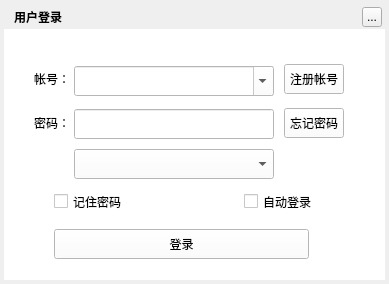
<?xml version="1.0" encoding="UTF-8"?>
<ui version="4.0">
 <class>MusicUserDialog</class>
 <widget class="QWidget" name="MusicUserDialog">
  <property name="geometry">
   <rect>
    <x>0</x>
    <y>0</y>
    <width>389</width>
    <height>284</height>
   </rect>
  </property>
  <property name="windowTitle">
   <string>用户登录</string>
  </property>
  <property name="styleSheet">
   <string notr="true"/>
  </property>
  <widget class="QLabel" name="background">
   <property name="geometry">
    <rect>
     <x>4</x>
     <y>4</y>
     <width>381</width>
     <height>276</height>
    </rect>
   </property>
   <property name="text">
    <string/>
   </property>
  </widget>
  <widget class="QLabel" name="topTitleName">
   <property name="geometry">
    <rect>
     <x>14</x>
     <y>4</y>
     <width>80</width>
     <height>25</height>
    </rect>
   </property>
   <property name="styleSheet">
    <string notr="true">color:&quot;#FFFFFF&quot;;font-weight:bold</string>
   </property>
   <property name="text">
    <string>用户登录</string>
   </property>
  </widget>
  <widget class="QToolButton" name="topTitleCloseButton">
   <property name="geometry">
    <rect>
     <x>362</x>
     <y>7</y>
     <width>20</width>
     <height>20</height>
    </rect>
   </property>
   <property name="text">
    <string>...</string>
   </property>
  </widget>
  <widget class="QStackedWidget" name="stackedWidget">
   <property name="enabled">
    <bool>true</bool>
   </property>
   <property name="geometry">
    <rect>
     <x>4</x>
     <y>29</y>
     <width>381</width>
     <height>251</height>
    </rect>
   </property>
   <property name="styleSheet">
    <string notr="true">background:white;</string>
   </property>
   <property name="currentIndex">
    <number>0</number>
   </property>
   <widget class="QWidget" name="one">
    <widget class="QLabel" name="usernameLabel">
     <property name="geometry">
      <rect>
       <x>30</x>
       <y>35</y>
       <width>40</width>
       <height>30</height>
      </rect>
     </property>
     <property name="text">
      <string>帐号：</string>
     </property>
    </widget>
    <widget class="QLabel" name="passwdLabel">
     <property name="geometry">
      <rect>
       <x>30</x>
       <y>79</y>
       <width>40</width>
       <height>30</height>
      </rect>
     </property>
     <property name="text">
      <string>密码：</string>
     </property>
    </widget>
    <widget class="QComboBox" name="userComboBox">
     <property name="geometry">
      <rect>
       <x>70</x>
       <y>37</y>
       <width>200</width>
       <height>30</height>
      </rect>
     </property>
     <property name="styleSheet">
      <string notr="true"/>
     </property>
     <property name="editable">
      <bool>true</bool>
     </property>
    </widget>
    <widget class="QLineEdit" name="passwLineEdit">
     <property name="enabled">
      <bool>true</bool>
     </property>
     <property name="geometry">
      <rect>
       <x>70</x>
       <y>80</y>
       <width>200</width>
       <height>30</height>
      </rect>
     </property>
     <property name="styleSheet">
      <string notr="true"/>
     </property>
     <property name="echoMode">
      <enum>QLineEdit::Password</enum>
     </property>
    </widget>
    <widget class="QPushButton" name="forgotPwdButton">
     <property name="geometry">
      <rect>
       <x>280</x>
       <y>79</y>
       <width>60</width>
       <height>30</height>
      </rect>
     </property>
     <property name="text">
      <string>忘记密码</string>
     </property>
    </widget>
    <widget class="QPushButton" name="registerButton">
     <property name="geometry">
      <rect>
       <x>280</x>
       <y>35</y>
       <width>60</width>
       <height>30</height>
      </rect>
     </property>
     <property name="text">
      <string>注册帐号</string>
     </property>
    </widget>
    <widget class="QCheckBox" name="rememberPwd">
     <property name="geometry">
      <rect>
       <x>50</x>
       <y>165</y>
       <width>90</width>
       <height>15</height>
      </rect>
     </property>
     <property name="text">
      <string>记住密码</string>
     </property>
    </widget>
    <widget class="QCheckBox" name="automaticLogin">
     <property name="geometry">
      <rect>
       <x>240</x>
       <y>165</y>
       <width>90</width>
       <height>15</height>
      </rect>
     </property>
     <property name="text">
      <string>自动登录</string>
     </property>
    </widget>
    <widget class="QPushButton" name="loginButton">
     <property name="geometry">
      <rect>
       <x>50</x>
       <y>200</y>
       <width>255</width>
       <height>30</height>
      </rect>
     </property>
     <property name="text">
      <string>登录</string>
     </property>
    </widget>
    <widget class="QComboBox" name="serverComboBox">
     <property name="geometry">
      <rect>
       <x>70</x>
       <y>120</y>
       <width>200</width>
       <height>30</height>
      </rect>
     </property>
    </widget>
   </widget>
   <widget class="QWidget" name="two">
    <widget class="QLabel" name="usernameRegisterLabel">
     <property name="geometry">
      <rect>
       <x>35</x>
       <y>40</y>
       <width>61</width>
       <height>25</height>
      </rect>
     </property>
     <property name="text">
      <string>注册帐号：</string>
     </property>
    </widget>
    <widget class="QLabel" name="mailLabel">
     <property name="geometry">
      <rect>
       <x>35</x>
       <y>100</y>
       <width>61</width>
       <height>25</height>
      </rect>
     </property>
     <property name="text">
      <string>邮箱地址：</string>
     </property>
    </widget>
    <widget class="MusicUserLineEdit" name="registerMailLine">
     <property name="geometry">
      <rect>
       <x>105</x>
       <y>98</y>
       <width>210</width>
       <height>30</height>
      </rect>
     </property>
    </widget>
    <widget class="MusicUserLineEdit" name="registerUserLine">
     <property name="geometry">
      <rect>
       <x>105</x>
       <y>35</y>
       <width>210</width>
       <height>30</height>
      </rect>
     </property>
     <property name="styleSheet">
      <string notr="true">QLineEdit::hover{ border: 2px solid #AAAAFF;}</string>
     </property>
    </widget>
    <widget class="QLabel" name="registerUserLineR">
     <property name="geometry">
      <rect>
       <x>110</x>
       <y>70</y>
       <width>200</width>
       <height>20</height>
      </rect>
     </property>
     <property name="text">
      <string>4-20个字母、数字和符号组成</string>
     </property>
    </widget>
    <widget class="QLabel" name="registerMailLineR">
     <property name="geometry">
      <rect>
       <x>110</x>
       <y>133</y>
       <width>200</width>
       <height>20</height>
      </rect>
     </property>
     <property name="text">
      <string>请填写正确的邮箱地址</string>
     </property>
    </widget>
    <widget class="QLabel" name="registerPwdLineR">
     <property name="geometry">
      <rect>
       <x>110</x>
       <y>195</y>
       <width>180</width>
       <height>20</height>
      </rect>
     </property>
     <property name="text">
      <string>6-16个字母、数字和符号组成</string>
     </property>
    </widget>
    <widget class="QLabel" name="registerPwdCLineR">
     <property name="geometry">
      <rect>
       <x>110</x>
       <y>255</y>
       <width>180</width>
       <height>20</height>
      </rect>
     </property>
     <property name="text">
      <string>6-16个字母、数字和符号组成</string>
     </property>
    </widget>
    <widget class="MusicUserLineEdit" name="registerPwdLine">
     <property name="geometry">
      <rect>
       <x>105</x>
       <y>160</y>
       <width>210</width>
       <height>30</height>
      </rect>
     </property>
     <property name="text">
      <string/>
     </property>
     <property name="echoMode">
      <enum>QLineEdit::Password</enum>
     </property>
    </widget>
    <widget class="MusicUserLineEdit" name="registerPwdCLine">
     <property name="geometry">
      <rect>
       <x>105</x>
       <y>220</y>
       <width>210</width>
       <height>30</height>
      </rect>
     </property>
     <property name="text">
      <string/>
     </property>
     <property name="echoMode">
      <enum>QLineEdit::Password</enum>
     </property>
    </widget>
    <widget class="QLabel" name="passwdLable">
     <property name="geometry">
      <rect>
       <x>35</x>
       <y>162</y>
       <width>61</width>
       <height>25</height>
      </rect>
     </property>
     <property name="text">
      <string>设置密码：</string>
     </property>
    </widget>
    <widget class="QLabel" name="passwdCLabel">
     <property name="geometry">
      <rect>
       <x>35</x>
       <y>223</y>
       <width>61</width>
       <height>25</height>
      </rect>
     </property>
     <property name="text">
      <string>确认密码：</string>
     </property>
    </widget>
    <widget class="QPushButton" name="confirmButton">
     <property name="geometry">
      <rect>
       <x>60</x>
       <y>340</y>
       <width>100</width>
       <height>30</height>
      </rect>
     </property>
     <property name="text">
      <string>确定</string>
     </property>
    </widget>
    <widget class="QPushButton" name="cancelButton">
     <property name="geometry">
      <rect>
       <x>210</x>
       <y>340</y>
       <width>100</width>
       <height>30</height>
      </rect>
     </property>
     <property name="text">
      <string>取消</string>
     </property>
    </widget>
    <widget class="QCheckBox" name="agreementCheckBox">
     <property name="geometry">
      <rect>
       <x>35</x>
       <y>300</y>
       <width>125</width>
       <height>20</height>
      </rect>
     </property>
     <property name="text">
      <string>我已阅读并接受</string>
     </property>
    </widget>
    <widget class="QPushButton" name="agreementButton">
     <property name="geometry">
      <rect>
       <x>170</x>
       <y>300</y>
       <width>60</width>
       <height>20</height>
      </rect>
     </property>
     <property name="text">
      <string>网站协议</string>
     </property>
    </widget>
    <widget class="QLabel" name="labelRight">
     <property name="geometry">
      <rect>
       <x>320</x>
       <y>40</y>
       <width>20</width>
       <height>20</height>
      </rect>
     </property>
     <property name="styleSheet">
      <string notr="true">image:url(:/tiny/lb_right)</string>
     </property>
     <property name="text">
      <string/>
     </property>
    </widget>
    <widget class="QLabel" name="labelRigh_2">
     <property name="geometry">
      <rect>
       <x>320</x>
       <y>100</y>
       <width>20</width>
       <height>20</height>
      </rect>
     </property>
     <property name="styleSheet">
      <string notr="true">image:url(:/tiny/lb_right)</string>
     </property>
     <property name="text">
      <string/>
     </property>
    </widget>
    <widget class="QLabel" name="labelRigh_3">
     <property name="geometry">
      <rect>
       <x>320</x>
       <y>162</y>
       <width>20</width>
       <height>20</height>
      </rect>
     </property>
     <property name="styleSheet">
      <string notr="true">image:url(:/tiny/lb_right)</string>
     </property>
     <property name="text">
      <string/>
     </property>
    </widget>
    <widget class="QLabel" name="labelRigh_4">
     <property name="geometry">
      <rect>
       <x>320</x>
       <y>222</y>
       <width>20</width>
       <height>20</height>
      </rect>
     </property>
     <property name="styleSheet">
      <string notr="true">image:url(:/tiny/lb_right)</string>
     </property>
     <property name="text">
      <string/>
     </property>
    </widget>
   </widget>
   <widget class="QWidget" name="three">
    <widget class="QLabel" name="userLineLabel">
     <property name="geometry">
      <rect>
       <x>35</x>
       <y>38</y>
       <width>60</width>
       <height>25</height>
      </rect>
     </property>
     <property name="text">
      <string>原帐号：</string>
     </property>
    </widget>
    <widget class="QLabel" name="mailLineLabel">
     <property name="geometry">
      <rect>
       <x>35</x>
       <y>87</y>
       <width>60</width>
       <height>25</height>
      </rect>
     </property>
     <property name="text">
      <string>原邮箱：</string>
     </property>
    </widget>
    <widget class="QLineEdit" name="mailLineEdit">
     <property name="geometry">
      <rect>
       <x>100</x>
       <y>85</y>
       <width>210</width>
       <height>30</height>
      </rect>
     </property>
     <property name="styleSheet">
      <string notr="true"/>
     </property>
    </widget>
    <widget class="QLineEdit" name="userLineEdit">
     <property name="geometry">
      <rect>
       <x>100</x>
       <y>35</y>
       <width>210</width>
       <height>30</height>
      </rect>
     </property>
     <property name="styleSheet">
      <string notr="true"/>
     </property>
    </widget>
    <widget class="QLabel" name="pwdLineLabel">
     <property name="geometry">
      <rect>
       <x>35</x>
       <y>136</y>
       <width>60</width>
       <height>25</height>
      </rect>
     </property>
     <property name="text">
      <string>新密码：</string>
     </property>
    </widget>
    <widget class="MusicUserLineEdit" name="pwdLineEdit">
     <property name="geometry">
      <rect>
       <x>100</x>
       <y>135</y>
       <width>210</width>
       <height>30</height>
      </rect>
     </property>
     <property name="styleSheet">
      <string notr="true"/>
     </property>
     <property name="echoMode">
      <enum>QLineEdit::Password</enum>
     </property>
    </widget>
    <widget class="QLabel" name="pwdLineEditR">
     <property name="geometry">
      <rect>
       <x>105</x>
       <y>170</y>
       <width>201</width>
       <height>20</height>
      </rect>
     </property>
     <property name="text">
      <string>6-16个字母、数字和符号组成</string>
     </property>
    </widget>
    <widget class="QLabel" name="labelRigh_5">
     <property name="geometry">
      <rect>
       <x>315</x>
       <y>140</y>
       <width>20</width>
       <height>20</height>
      </rect>
     </property>
     <property name="styleSheet">
      <string notr="true">image:url(:/tiny/lb_right)</string>
     </property>
     <property name="text">
      <string/>
     </property>
    </widget>
    <widget class="MusicCodeAreaWidget" name="verificationCode">
     <property name="geometry">
      <rect>
       <x>35</x>
       <y>210</y>
       <width>91</width>
       <height>31</height>
      </rect>
     </property>
    </widget>
    <widget class="QLineEdit" name="verificationCodeEdit">
     <property name="geometry">
      <rect>
       <x>230</x>
       <y>210</y>
       <width>80</width>
       <height>30</height>
      </rect>
     </property>
     <property name="styleSheet">
      <string notr="true"/>
     </property>
    </widget>
    <widget class="QLabel" name="verificationCodeLabel">
     <property name="geometry">
      <rect>
       <x>155</x>
       <y>214</y>
       <width>71</width>
       <height>25</height>
      </rect>
     </property>
     <property name="text">
      <string>输入验证码：</string>
     </property>
    </widget>
    <widget class="QPushButton" name="confirmButton_2">
     <property name="geometry">
      <rect>
       <x>60</x>
       <y>270</y>
       <width>100</width>
       <height>30</height>
      </rect>
     </property>
     <property name="text">
      <string>确定</string>
     </property>
    </widget>
    <widget class="QPushButton" name="cancelButton_2">
     <property name="geometry">
      <rect>
       <x>190</x>
       <y>270</y>
       <width>100</width>
       <height>30</height>
      </rect>
     </property>
     <property name="text">
      <string>取消</string>
     </property>
    </widget>
   </widget>
  </widget>
 </widget>
 <customwidgets>
  <customwidget>
   <class>MusicUserLineEdit</class>
   <extends>QLineEdit</extends>
   <header>musicuserlineedit.h</header>
   <container>1</container>
  </customwidget>
  <customwidget>
   <class>MusicCodeAreaWidget</class>
   <extends>QLabel</extends>
   <header>musiccodeareawidget.h</header>
   <container>1</container>
  </customwidget>
 </customwidgets>
 <tabstops>
  <tabstop>userComboBox</tabstop>
  <tabstop>passwLineEdit</tabstop>
  <tabstop>serverComboBox</tabstop>
  <tabstop>rememberPwd</tabstop>
  <tabstop>automaticLogin</tabstop>
  <tabstop>loginButton</tabstop>
  <tabstop>registerButton</tabstop>
  <tabstop>forgotPwdButton</tabstop>
  <tabstop>topTitleCloseButton</tabstop>
  <tabstop>registerUserLine</tabstop>
  <tabstop>registerMailLine</tabstop>
  <tabstop>registerPwdLine</tabstop>
  <tabstop>registerPwdCLine</tabstop>
  <tabstop>agreementCheckBox</tabstop>
  <tabstop>agreementButton</tabstop>
  <tabstop>confirmButton</tabstop>
  <tabstop>cancelButton</tabstop>
  <tabstop>userLineEdit</tabstop>
  <tabstop>mailLineEdit</tabstop>
  <tabstop>pwdLineEdit</tabstop>
  <tabstop>verificationCodeEdit</tabstop>
  <tabstop>confirmButton_2</tabstop>
  <tabstop>cancelButton_2</tabstop>
 </tabstops>
 <resources/>
 <connections/>
</ui>
